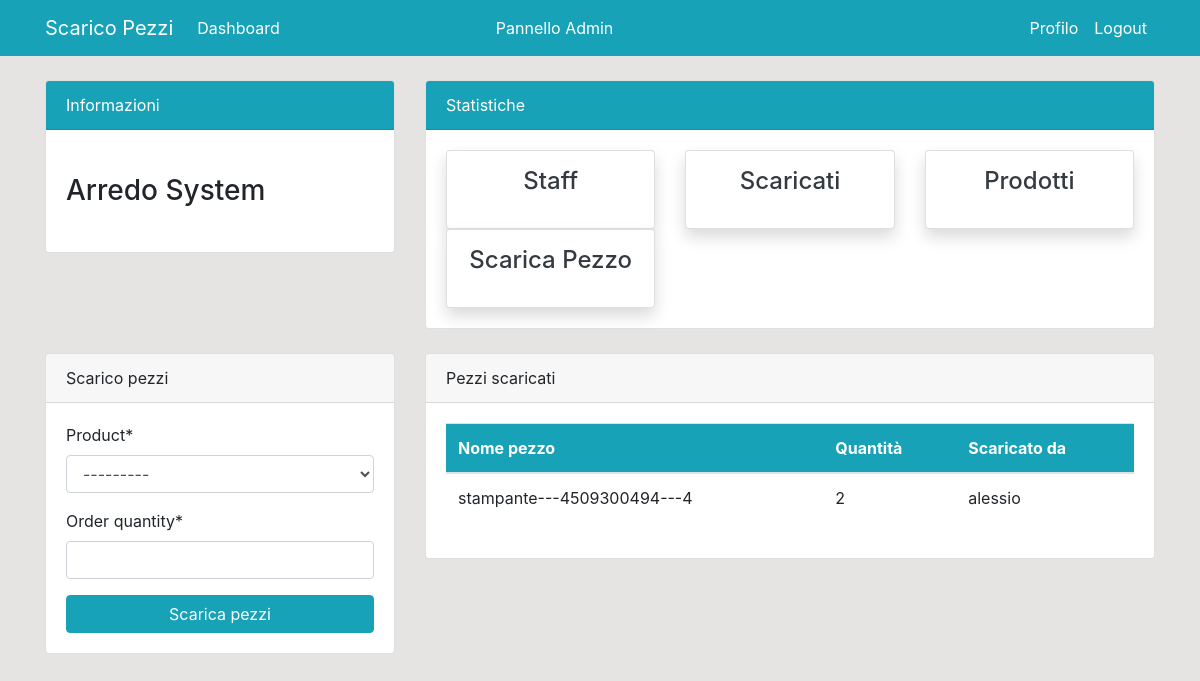
Before: /dashboard/ (signed in) with the older database file.
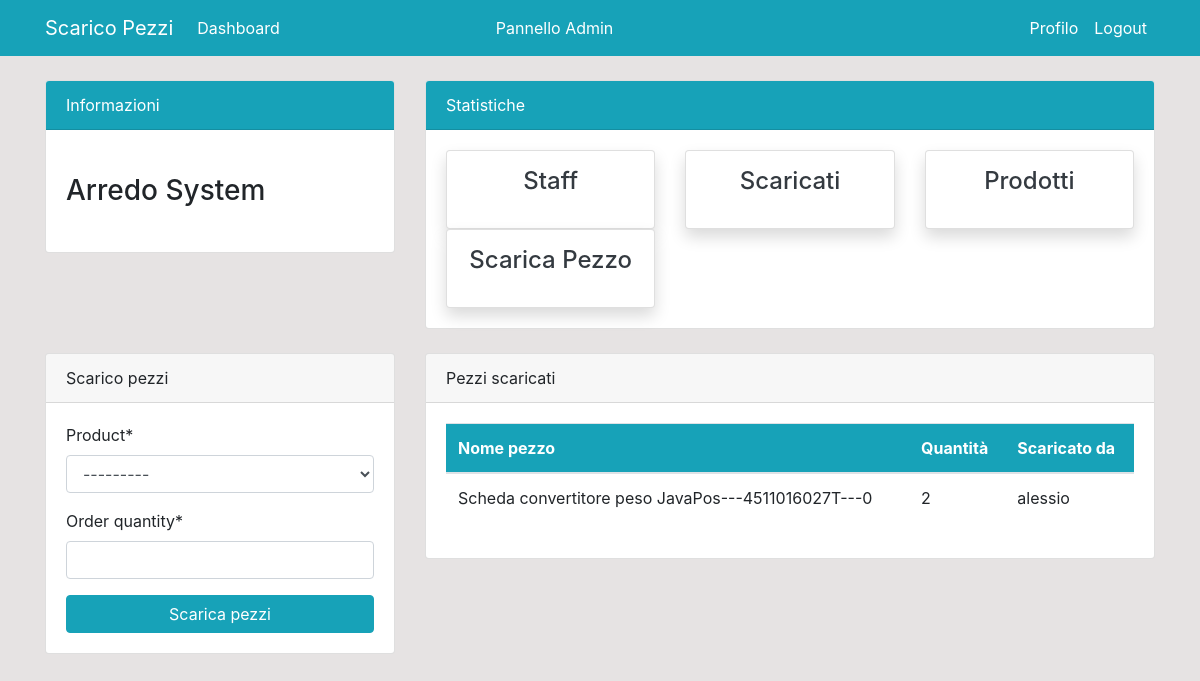
After: the same page with the newer database file.
### dashboard/models.py (models this page shows, shortened)
class Order(models.Model):
    product = models.ForeignKey(Product, on_delete = models.CASCADE, null=True)
    staff = models.ForeignKey(User, models.CASCADE, null=True)
    order_quantity = models.PositiveIntegerField(null=True)
    date = models.DateTimeField(auto_now_add=True)
    class Meta:
        verbose_name_plural = 'Scaricati'

class Product(models.Model):
    nome = models.CharField(max_length=100, blank=False, null=True)
    codice = models.CharField(max_length=100, blank=False, unique=True, null=True)
    quantita = models.PositiveIntegerField(null=True)
    class Meta:
        verbose_name_plural = 'Prodotti'
    def __str__(self):
        return f'{self.nome}---{self.codice}---{self.quantita}'

### dashboard/views.py (the view)
# urls.py: path('dashboard/', views.index, name='dashboard-index'),
@login_required
def index(request):
    orders = Order.objects.all()
    if request.method=='POST':
        form = OrderForm(request.POST)
        if form.is_valid():
            instance = form.save(commit=False)
            instance.staff = request.user
            instance.save()
            return redirect('dashboard-index')
    else:
        form = OrderForm()
    context = {
        'orders' : orders,
        'form' : form,
    }
    return render(request, 'dashboard/index.html', context)

### dashboard/forms.py
class OrderForm(forms.ModelForm):
    class Meta:
        model = Order
        fields = ['product', 'order_quantity']

### templates/dashboard/index.html (shortened to what this page needs)
{% extends 'partials/base.html' %}
{% load crispy_forms_tags %}
{% block content %}
{% if user.is_authenticated and user.is_staff and user.is_superuser %}
{% include 'partials/topnav.html' %}
<div class="container">
    <div>
        <div class="row mt-4">
            <div class="col-md-4">
                <div class="card">
                    <div class="card-header">
                        Scarico pezzi
                    </div>
                    <div class="card-body">
                        <form method="POST">
                            {{ form | crispy }}
                            <input class="btn btn-info btn-block" type="submit" value="Scarica pezzi">
                        </form>
                    </div>
                </div>
            </div>
            <div class="col-md-8">
                <div class="card">
                    <div class="card-header">
                        Pezzi scaricati
                    </div>
                    <div class="card-body">
                        <table class="table bg-white">
                            <thead class="bg-info text-white">
                                <tr>
                                    <th scope="col">Nome pezzo</th>
                                    <th scope="col">Quantità</th>
                                    <th scope="col">Scaricato da</th>
                                </tr>
                            </thead>
                            <tbody>
                                {% for order in orders %}
                                {% if order.staff == user %}
                                <tr>
                                    <td>{{ order.product }}</td>
                                    <td>{{ order.order_quantity }}</td>
                                    <td>{{ order.staff.username }}</td>
                                </tr>
                                {% endif %}
                                {% endfor %}
                            </tbody>
                        </table>
                    </div>
                </div>
            </div>
        </div>
    </div>
</div>
{% else %}
{% include 'dashboard/staff_index.html' %}
{% endif %}
{% endblock %}

Changed rows visible on the page:
removed Order: product "stampante---4509300494---4", order_quantity "2", staff.username "alessio"
added Order: product "Scheda convertitore peso JavaPos---4511016027T---0", order_quantity "2", staff.username "alessio"
